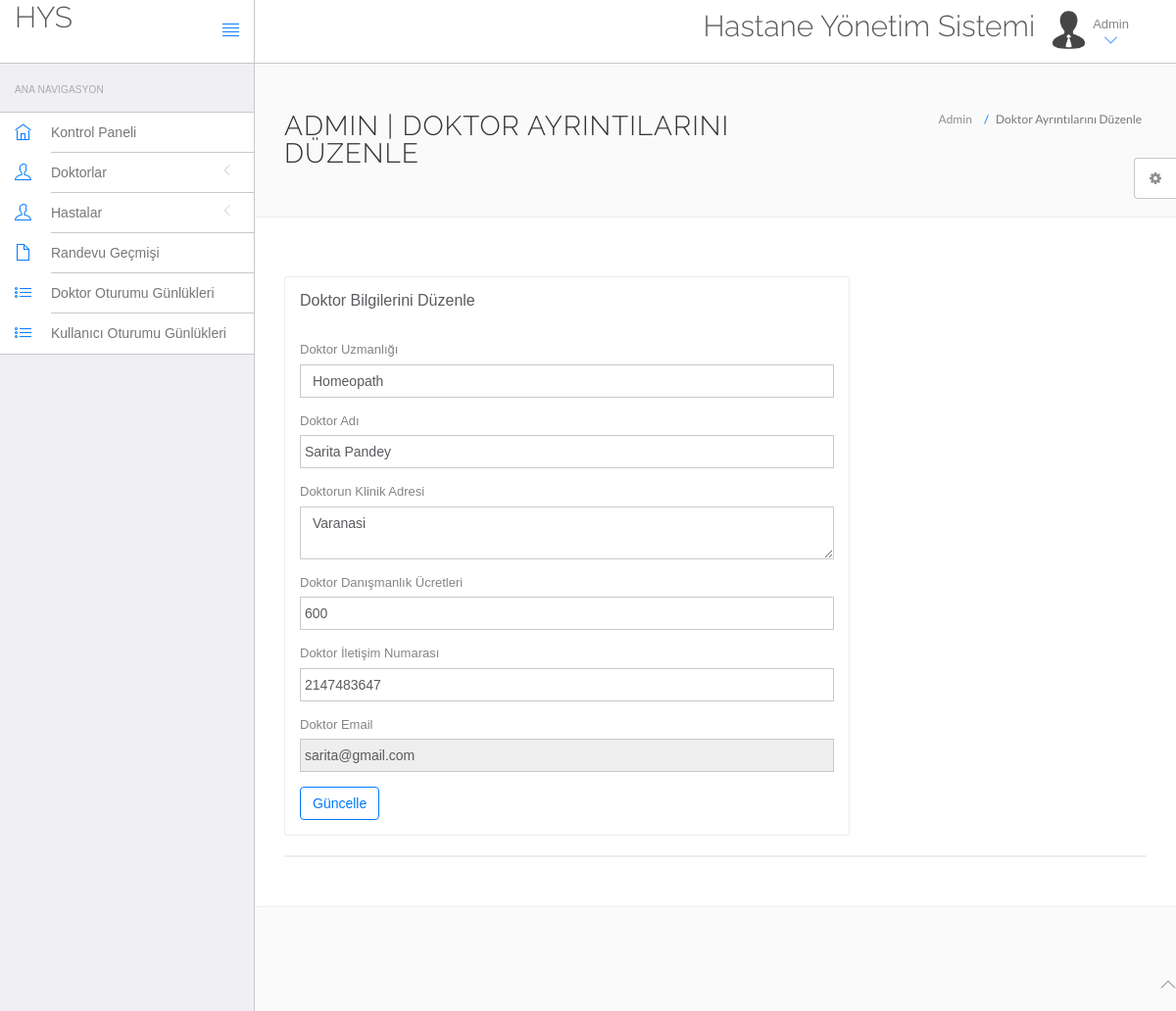
The app's page /hms/admin/edit-doctor.php?id=2 (signed in) with its own data.
### tables this page shows
CREATE TABLE IF NOT EXISTS `doctors` (
  `id` int(11) NOT NULL,
  `specilization` varchar(255) NOT NULL,
  `doctorName` varchar(255) NOT NULL,
  `address` longtext NOT NULL,
  `docFees` varchar(255) NOT NULL,
  `contactno` bigint(11) NOT NULL,
  `docEmail` varchar(255) NOT NULL,
  `password` varchar(255) NOT NULL,
  `creationDate` timestamp NOT NULL DEFAULT CURRENT_TIMESTAMP,
  `updationDate` varchar(255) NOT NULL
);

### hms/admin/edit-doctor.php (the view, shortened to what this page needs)
<?php
include('include/config.php');
$did=intval($_GET['id']);
?>
<!DOCTYPE html>
<html lang="en">
	<head>
		<link rel="stylesheet" href="vendor/bootstrap/css/bootstrap.min.css">
		<link rel="stylesheet" href="vendor/fontawesome/css/font-awesome.min.css">
		<link rel="stylesheet" href="vendor/themify-icons/themify-icons.min.css">
		<link href="vendor/animate.css/animate.min.css" rel="stylesheet" media="screen">
		<link href="vendor/perfect-scrollbar/perfect-scrollbar.min.css" rel="stylesheet" media="screen">
		<link href="vendor/switchery/switchery.min.css" rel="stylesheet" media="screen">
		<link href="vendor/bootstrap-touchspin/jquery.bootstrap-touchspin.min.css" rel="stylesheet" media="screen">
		<link href="vendor/select2/select2.min.css" rel="stylesheet" media="screen">
		<link href="vendor/bootstrap-datepicker/bootstrap-datepicker3.standalone.min.css" rel="stylesheet" media="screen">
		<link href="vendor/bootstrap-timepicker/bootstrap-timepicker.min.css" rel="stylesheet" media="screen">
		<link rel="stylesheet" href="assets/css/styles.css">
		<link rel="stylesheet" href="assets/css/plugins.css">
		<link rel="stylesheet" href="assets/css/themes/theme-1.css" id="skin_color" />
	</head>
	<body>
		<div id="app">
<?php include('include/sidebar.php');?>
			<div class="app-content">
						<?php include('include/header.php');?>
				<div class="main-content" >
					<div class="wrap-content container" id="container">
						<section id="page-title">
							<div class="row">
								<div class="col-sm-8">
									<h1 class="mainTitle">Admin | Doktor Ayrıntılarını Düzenle</h1>
																	</div>
								<ol class="breadcrumb">
									<li>
										<span>Admin</span>
									</li>
									<li class="active">
										<span>Doktor Ayrıntılarını Düzenle</span>
									</li>
								</ol>
							</div>
						</section>
						<div class="container-fluid container-fullw bg-white">
							<div class="row">
								<div class="col-md-12">
									<div class="row margin-top-30">
										<div class="col-lg-8 col-md-12">
											<div class="panel panel-white">
												<div class="panel-heading">
													<h5 class="panel-title">Doktor Bilgilerini Düzenle</h5>
												</div>
												<div class="panel-body">
									<?php $sql=mysqli_query($con,"select * from doctors where id='$did'");
while($data=mysqli_fetch_array($sql))
{
?>
													<form role="form" name="adddoc" method="post" onSubmit="return valid();">
														<div class="form-group">
															<label for="DoctorSpecialization">
																Doktor Uzmanlığı
															</label>
							<select name="Doctorspecialization" class="form-control" required="required">
					<option value="<?php echo htmlentities($data['specilization']);?>">
					<?php echo htmlentities($data['specilization']);?></option>
															</select>
														</div>
<div class="form-group">
															<label for="doctorname">
																 Doktor Adı
															</label>
	<input type="text" name="docname" class="form-control" value="<?php echo htmlentities($data['doctorName']);?>" >
														</div>
<div class="form-group">
															<label for="address">
																 Doktorun Klinik Adresi
															</label>
					<textarea name="clinicaddress" class="form-control"><?php echo htmlentities($data['address']);?></textarea>
														</div>
<div class="form-group">
															<label for="fess">
																 Doktor Danışmanlık Ücretleri
															</label>
		<input type="text" name="docfees" class="form-control" required="required"  value="<?php echo htmlentities($data['docFees']);?>" >
														</div>
<div class="form-group">
									<label for="fess">
																 Doktor İletişim Numarası
															</label>
					<input type="text" name="doccontact" class="form-control" required="required"  value="<?php echo htmlentities($data['contactno']);?>">
														</div>
<div class="form-group">
									<label for="fess">
																 Doktor Email
															</label>
					<input type="email" name="docemail" class="form-control"  readonly="readonly"  value="<?php echo htmlentities($data['docEmail']);?>">
														</div>
														<?php } ?>
														<button type="submit" name="submit" class="btn btn-o btn-primary">
															Güncelle
														</button>
													</form>
												</div>
											</div>
										</div>
											</div>
										</div>
									<div class="col-lg-12 col-md-12">
											<div class="panel panel-white">
											</div>
										</div>
									</div>
								</div>
							</div>
						</div>
					</div>
				</div>
	<?php include('include/footer.php');?>
	<?php include('include/setting.php');?>
	</body>
</html>

### hms/admin/assets/css/themes/theme-1.css (style rules this page uses)
body { background: #FAFAFA; }

### records on screen
doctors: Doctorspecialization "Homeopath", docname "Sarita Pandey", clinicaddress "Varanasi", docfees "600", doccontact "2147483647", docemail "sarita@gmail.com"
